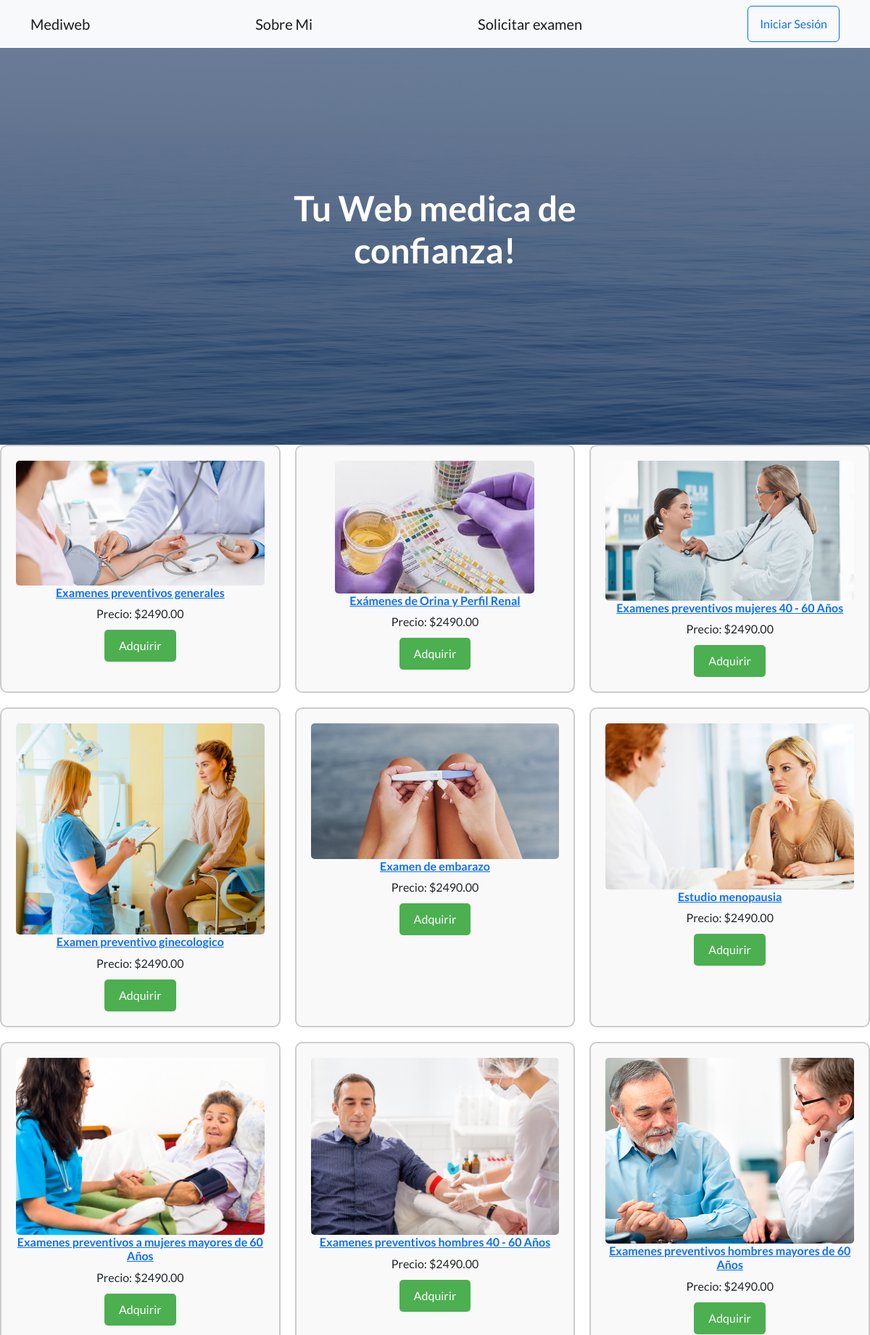
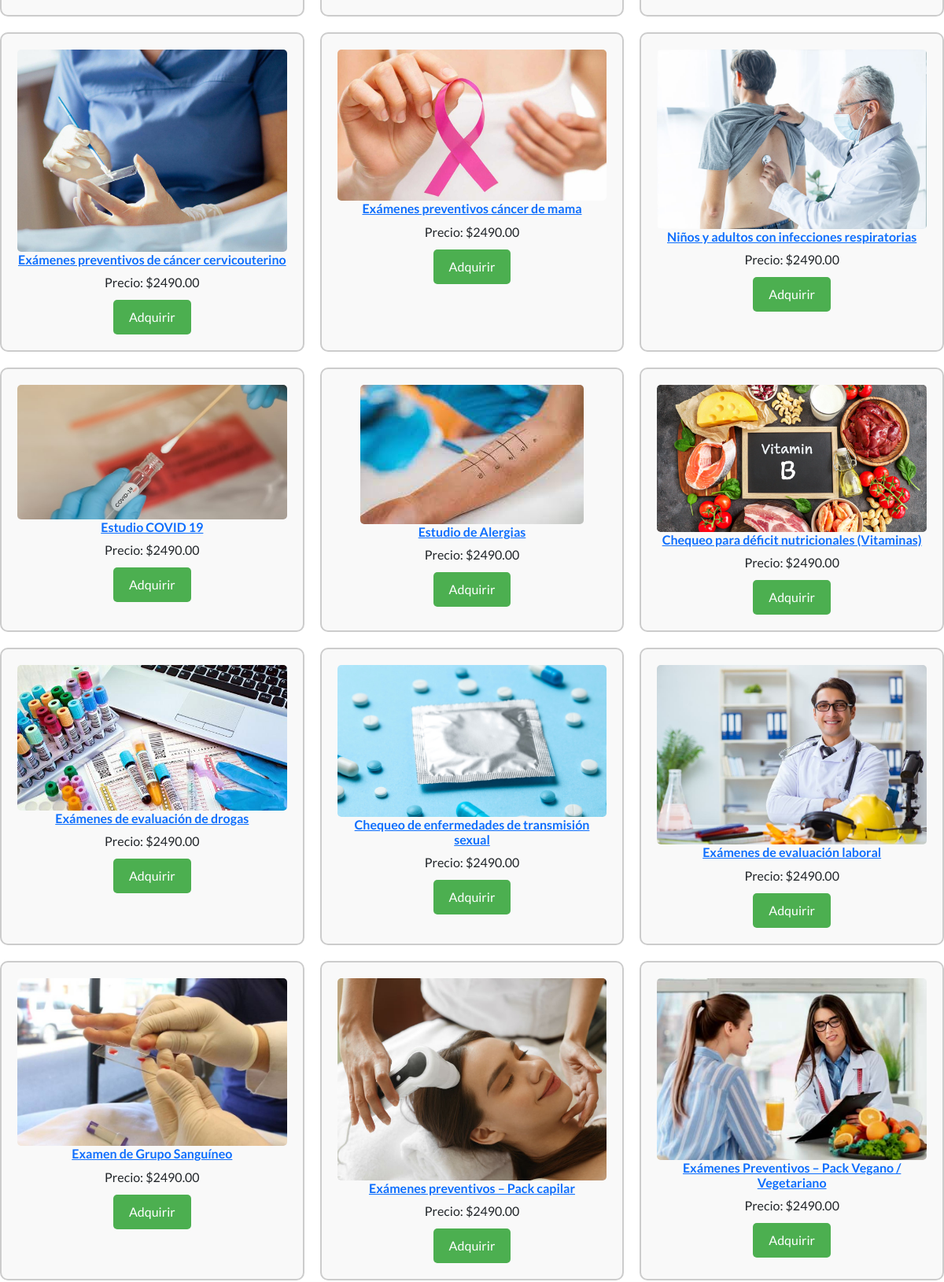
Page /examenes/ (upper part) on the committed database (2 pictures, top to bottom).
### AppWeb/models.py (models this page shows, shortened)
class Examen(models.Model):
    id = models.AutoField(primary_key=True)
    nombre = models.CharField(max_length=100)
    imagen_url = models.CharField(max_length=200, null=True)
    precio = models.DecimalField(max_digits=10, decimal_places=2)
    categoria = models.ForeignKey('categoria', related_name='examenes', on_delete=models.CASCADE, null=True, blank=True)

### AppWeb/views.py (the view)
# urls.py: path('examenes/', views.lista_examenes, name='Examenes'),
def lista_examenes(request):
    examenes = Examen.objects.all()
    return render(request, 'examenes/lista_examenes.html', {'examenes': examenes})

### AppWeb/templates/examenes/lista_examenes.html (shortened to what this page needs)
{% extends 'base.html' %}
{% load static %}
{% block content %}
    <div class="examenes-container">
        {% for examen in examenes %}
            <div class="examen">
                <a href="{% url 'mostrar_subcategorias' examen.id %}">
                    <img src="{% static examen.imagen_url %}" alt="{{ examen.nombre }}">
                    <h6 >{{ examen.nombre }}</h6>
                </a>
                <p>Precio: ${{ examen.precio }}</p>
                <form action="{% url 'mostrar_subcategorias' examen.id %}">
                    <button type="submit">Adquirir</button>
                </form>
            </div>
        {% endfor %}
    </div>
{% endblock %}

### AppWeb/templates/examenes/lista_examenes.html (style rules this page uses)
.examenes-container { display: grid; grid-template-columns: repeat(3, 1fr); gap: 20px; }
.examen { text-align: center; border: 2px solid #ccc; padding: 20px; background-color: #f9f9f9; border-radius: 10px; }
.examen img { max-width: 100%; border-radius: 5px; }
.examen h5, .examen p { margin: 0; }
.examen form { margin-top: 10px; }
.examen button { background-color: #4CAF50; color: white; border: none; padding: 10px 20px; text-align: center; text-decoration: none; display: inline-block; font-size: 16px; border-radius: 5px; cursor: pointer; transition: background-color 0.3s; }

### rows in the picture
Examen: shows a picture, nombre "Examenes preventivos generales", precio "2490.00"
Examen: shows a picture, nombre "Exámenes de Orina y Perfil Renal", precio "2490.00"
Examen: shows a picture, nombre "Examenes preventivos mujeres 40 - 60 Años", precio "2490.00"
Examen: shows a picture, nombre "Examen preventivo ginecologico", precio "2490.00"
Examen: shows a picture, nombre "Examen de embarazo", precio "2490.00"
Examen: shows a picture, nombre "Estudio menopausia", precio "2490.00"
Examen: shows a picture, nombre "Examenes preventivos a mujeres mayores de 60 Años", precio "2490.00"
Examen: shows a picture, nombre "Examenes preventivos hombres 40 - 60 Años", precio "2490.00"
Examen: shows a picture, nombre "Examenes preventivos hombres mayores de 60 Años", precio "2490.00"
Examen: shows a picture, nombre "Exámenes preventivos de cáncer cervicouterino", precio "2490.00"
Examen: shows a picture, nombre "Exámenes preventivos cáncer de mama", precio "2490.00"
Examen: shows a picture, nombre "Niños y adultos con infecciones respiratorias", precio "2490.00"
Examen: shows a picture, nombre "Estudio COVID 19", precio "2490.00"
Examen: shows a picture, nombre "Estudio de Alergias", precio "2490.00"
Examen: shows a picture, nombre "Chequeo para déficit nutricionales (Vitaminas)", precio "2490.00"
Examen: shows a picture, nombre "Exámenes de evaluación de drogas", precio "2490.00"
Examen: shows a picture, nombre "Chequeo de enfermedades de transmisión sexual", precio "2490.00"
Examen: shows a picture, nombre "Exámenes de evaluación laboral", precio "2490.00"
Examen: shows a picture, nombre "Examen de Grupo Sanguíneo", precio "2490.00"
Examen: shows a picture, nombre "Exámenes preventivos – Pack capilar", precio "2490.00"
Examen: shows a picture, nombre "Exámenes Preventivos – Pack Vegano / Vegetariano", precio "2490.00"
